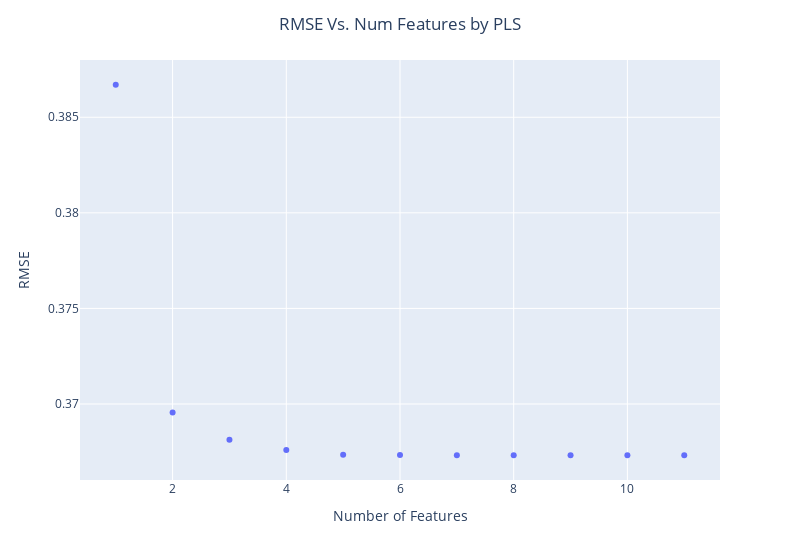

The cell this chart's notebook holds for it:
### Code cell
pls_model = Ridge()
pls_mse=[]

for i in np.arange(1, X_train.shape[1]+1):
    pls_model = PLSRegression(n_components=i)
    pls_pipe = Pipeline([('preproc', preproc_pipe), ('pls_model', pls_model)])
    score = cross_val_score(pls_pipe, X_train, y_train, cv=5, scoring='neg_mean_squared_error').mean()
    pls_mse.append(-score)
    
fig = px.scatter(pd.DataFrame(np.sqrt(pls_mse), np.arange(1, X_train.shape[1]+1)))
fig.update_xaxes(title='Number of Features')
fig.update_yaxes(title='RMSE')
fig.update_layout(showlegend=False, title='RMSE Vs. Num Features by PLS', title_x=0.5, width=800)
fig.write_html(html_folder + 'PLS.html')
fig

### Figure 1 — Plotly figure (JSON) as saved in the notebook; plotly's stock layout.template omitted (floating-point values rounded to 4 significant figures)
{"data": [{"hovertemplate": "variable=0<br>index=%{x}<br>value=%{y}<extra></extra>", "legendgroup": "0", "marker": {"color": "#636efa", "symbol": "circle"}, "mode": "markers", "name": "0", "orientation": "v", "showlegend": true, "type": "scatter", "x": [1, 2, 3, 4, 5, 6, 7, 8, 9, 10, 11], "xaxis": "x", "y": [0.3867, 0.3695, 0.3681, 0.3676, 0.3673, 0.3673, 0.3673, 0.3673, 0.3673, 0.3673, 0.3673], "yaxis": "y"}], "layout": {"legend": {"title": {"text": "variable"}, "tracegroupgap": 0}, "margin": {"t": 60}, "showlegend": false, "title": {"text": "RMSE Vs. Num Features by PLS", "x": 0.5}, "width": 800, "xaxis": {"anchor": "y", "domain": [0, 1], "title": {"text": "Number of Features"}}, "yaxis": {"anchor": "x", "domain": [0, 1], "title": {"text": "RMSE"}}}}
